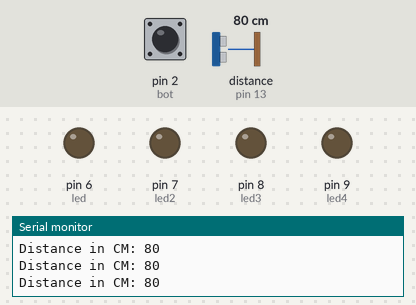
Simulated run of this sketch. Board: Arduino Uno, built with avr-gcc and run on an emulated ATmega328P. Parts: output pins drawn as LEDs (lit = HIGH), the last lines printed to the serial monitor. The inputs (shaded band) are chosen by the test bench; at power-on: distance to the obstacle (sensor on pin 13) 80 cm, pin 2 (bot) HIGH.

Above: at 1.2 s.
1.3 s: distance to the obstacle (sensor on pin 13) set to 45 cm
4.3 s: distance to the obstacle (sensor on pin 13) set to 38 cm
At 5.2 s:
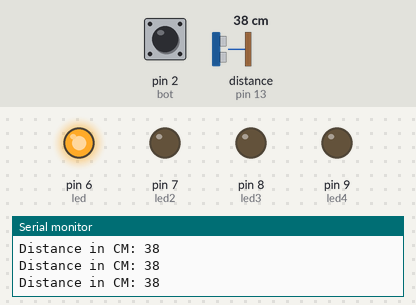
5.8 s: distance to the obstacle (sensor on pin 13) set to 32 cm
7.3 s: distance to the obstacle (sensor on pin 13) set to 28 cm
At 8.5 s:
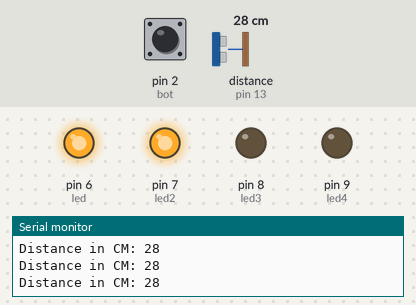
8.8 s: distance to the obstacle (sensor on pin 13) set to 22 cm
11.8 s: distance to the obstacle (sensor on pin 13) set to 18 cm
At 12.9 s:
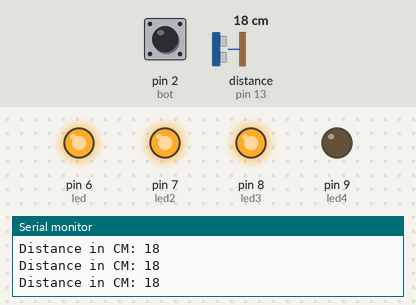
Timing chart, 0 to 14.3 s (numbered marks = the images above; inputs shaded):
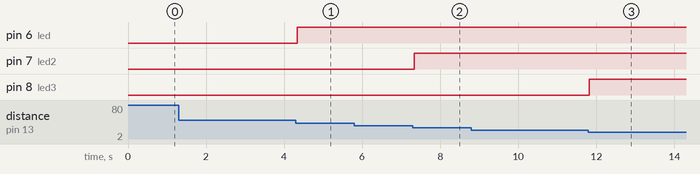

Measured:
- the behaviour switches between 41 and 40 cm on distance to the obstacle (sensor on pin 13) (found by bisection; images 0 and 1)
- the behaviour switches between 30 and 29 cm on distance to the obstacle (sensor on pin 13) (found by bisection; images 1 and 2)
- the behaviour switches between 20 and 19 cm on distance to the obstacle (sensor on pin 13) (found by bisection; images 2 and 3)
- after the input at 4.3 s, pin 6 (led): LOW → HIGH at once
- after the input at 7.3 s, pin 7 (led2): LOW → HIGH at once
- after the input at 11.8 s, pin 8 (led3): LOW → HIGH at once

The sketch:

acender_4_leds_sensor.ino
```cpp
#include <Ultrasonic.h>


Ultrasonic ultrasonic(12, 13);
int distance;

int led = 6;
int led2 = 7;
int led3 = 8;
int led4 = 9;


int bot = 2;


void setup() {
  pinMode(led, OUTPUT);
  pinMode(led2, OUTPUT);
  pinMode(led3, OUTPUT);
  pinMode(led4, OUTPUT);
 pinMode(bot, INPUT_PULLUP);


  Serial.begin(9600);
}

void loop() {
  if(digitalRead(bot) == LOW){

  }
  distance = ultrasonic.read();

  Serial.print("Distance in CM: ");
  Serial.println(distance);
  delay(10);

  if(distance > 40){
    digitalWrite(led, LOW);
    digitalWrite(led2, LOW);
    digitalWrite(led2, LOW);
    digitalWrite(led2, LOW);

  }
  else if(distance >= 30){
    digitalWrite(led, HIGH);
    digitalWrite(led2, LOW);
    digitalWrite(led3, LOW);
    digitalWrite(led4, LOW);

  }
  else if(distance >= 20){
    digitalWrite(led, HIGH);
    digitalWrite(led2, HIGH);
    digitalWrite(led3, LOW);
    digitalWrite(led4, LOW);

  }
    else if(distance >= 10){
    digitalWrite(led, HIGH);
    digitalWrite(led2, HIGH);
    digitalWrite(led3, HIGH);
    digitalWrite(led4, LOW);
}
 else{
    digitalWrite(led, HIGH);
    digitalWrite(led2, HIGH);
    digitalWrite(led3, HIGH);
    digitalWrite(led4, HIGH);
  }
}
```
